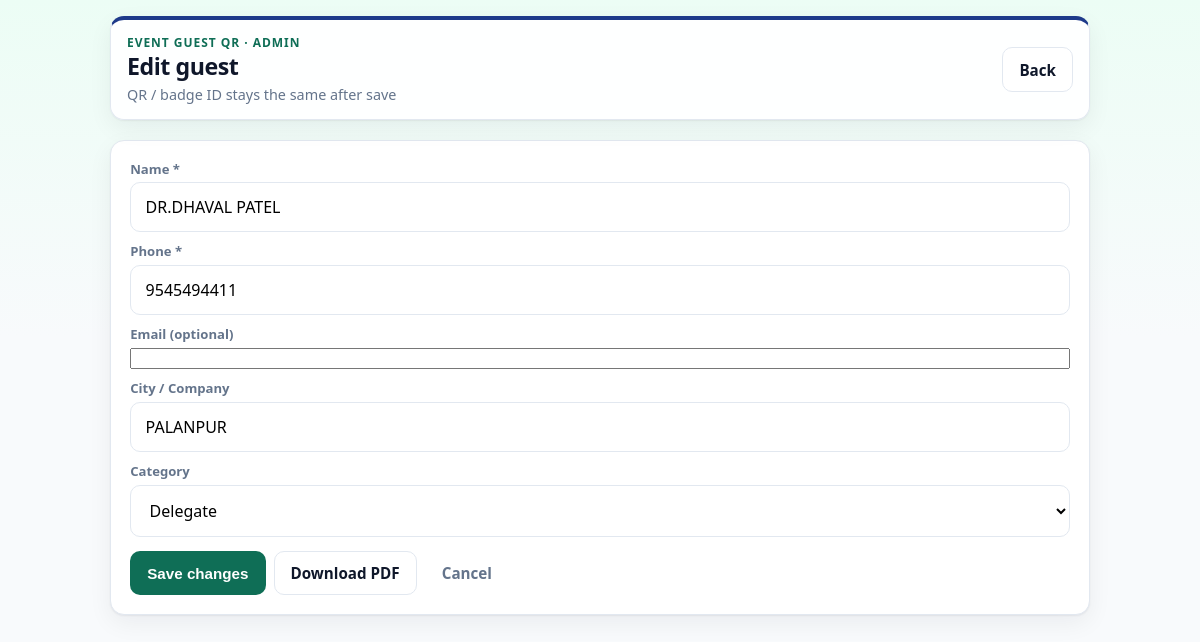
Screenshot of /guest/796/edit (signed in) with the database file from the repository.
### tables this page shows
CREATE TABLE guests (
            id INTEGER PRIMARY KEY AUTOINCREMENT,
            name TEXT NOT NULL,
            email TEXT NOT NULL,
            phone TEXT NOT NULL,
            meal TEXT NOT NULL,
            table_no TEXT NOT NULL,
            token TEXT NOT NULL UNIQUE,
            arrived INTEGER NOT NULL DEFAULT 0,
            arrived_at TEXT,
            lunch_claimed INTEGER NOT NULL DEFAULT 0,
            claimed_at TEXT,
            pdf_sent INTEGER NOT NULL DEFAULT 0,
            pdf_sent_at TEXT
        , dinner_claimed INTEGER NOT NULL DEFAULT 0, dinner_claimed_at TEXT, email_acked INTEGER NOT NULL DEFAULT 0, email_acked_at TEXT, specialty TEXT DEFAULT '', city TEXT DEFAULT '', designation TEXT DEFAULT '');

### app.py (the view, shortened to what this page needs)
@app.route("/guest/<int:guest_id>/edit", methods=["GET", "POST"])
@admin_required
def guest_edit(guest_id: int):
    guest = get_guest_by_id(guest_id)
    if guest is None:
        flash("Guest not found.", "bad")
        return redirect(url_for("home"))
    return render_template("guest_edit.html", guest=guest)

### app.py (called while the page is built, shortened)
def normalize_category(value: str | None) -> str:
    raw = (value or "").strip()
    if not raw:
        return "Delegate"
    mapped = CATEGORY_ALIASES.get(raw.lower())
    if mapped:
        return mapped
    for cat in CATEGORIES:
        if raw.lower() == cat.lower():
            return cat
    return "Delegate"

def get_db() -> sqlite3.Connection:
    conn = sqlite3.connect(DB_PATH)
    conn.row_factory = sqlite3.Row
    return conn

def admin_required(view):
    @wraps(view)
    def wrapped(*args, **kwargs):
        if not session.get("user"):
            return redirect(url_for("login", next=request.path))
        if session.get("role") != "admin":
            flash("Only admin can import guest data.", "bad")
            return redirect(url_for("home"))
        return view(*args, **kwargs)
    return wrapped

def get_guest_by_id(guest_id: int) -> sqlite3.Row | None:
    conn = get_db()
    guest = conn.execute(
        "SELECT * FROM guests WHERE id = ?", (guest_id,)
    ).fetchone()
    conn.close()
    return guest

def load_email_config() -> dict | None:
    resend_key = os.environ.get("RESEND_API_KEY", "").strip()
    env_user = os.environ.get("SMTP_USER", "").strip()
    env_pass = os.environ.get("SMTP_PASSWORD", "").strip().replace(" ", "")
    return None

def email_is_configured() -> bool:
    try:
        return load_email_config() is not None
    except Exception:  # noqa: BLE001
        return False

@app.context_processor
def inject_event():
    role = session.get("role")
    return {
        "event_name": EVENT_NAME,
        "event_date": EVENT_DATE,
        "event_venue": EVENT_VENUE,
        "email_ready": email_is_configured(),
        "staff_logged_in": bool(session.get("user")),
        "is_admin": role == "admin",
        "user_role": role,
        "categories": CATEGORIES,
        "category_colors": CATEGORY_COLORS,
        "normalize_category": normalize_category,
        "category_style": category_style,
    }

### templates/guest_edit.html (shortened to what this page needs)
{% extends "base.html" %}
{% block content %}
  <header class="app-header header-all">
    <div>
      <p class="brand">Event Guest QR · Admin</p>
      <h1>Edit guest</h1>
      <p class="sub">QR / badge ID stays the same after save</p>
    </div>
    <nav class="app-nav">
      <a class="btn secondary" href="{{ url_for('home', category=normalize_category(guest.designation)) }}">Back</a>
    </nav>
  </header>
  <div class="panel" style="margin-top: 0.75rem;">
    <form method="post" action="{{ url_for('guest_edit', guest_id=guest.id) }}" class="stack-form" style="display: grid; gap: 0.65rem;">
      <label class="field">
        <span class="field-label">Name *</span>
        <input type="text" name="name" value="{{ guest.name or '' }}" required autocomplete="name" />
      </label>
      <label class="field">
        <span class="field-label">Phone *</span>
        <input type="text" name="phone" value="{{ guest.phone or '' }}" required inputmode="tel" autocomplete="tel" />
      </label>
      <label class="field">
        <span class="field-label">Email (optional)</span>
        <input type="email" name="email" value="{{ guest.email or '' }}" autocomplete="email" />
      </label>
      <label class="field">
        <span class="field-label">City / Company</span>
        <input type="text" name="city" value="{{ guest.city or '' }}" />
      </label>
      <label class="field">
        <span class="field-label">Category</span>
        <select name="designation">
          {% for cat in categories %}
            <option value="{{ cat }}" {% if normalize_category(guest.designation) == cat %}selected{% endif %}>{{ cat }}</option>
          {% endfor %}
        </select>
      </label>
      <div style="display: flex; flex-wrap: wrap; gap: 0.5rem; margin-top: 0.25rem;">
        <button class="btn" type="submit">Save changes</button>
        <a class="btn secondary" href="{{ url_for('pdf_ticket', token=guest.token) }}">Download PDF</a>
        <a class="btn ghost" href="{{ url_for('home', category=normalize_category(guest.designation)) }}">Cancel</a>
      </div>
    </form>
  </div>
{% endblock %}

### static/style.css (style rules this page uses)
:root { --ink: #0f172a; --muted: #64748b; --line: #e2e8f0; --bg: #f8fafc; --card: #ffffff; --accent: #0f6e56; --accent-soft: #d1fae5; --glow-a: #ecfdf5; --glow-b: #f1f5f9; --warn: #c2410c; --warn-soft: #ffedd5; --bad: #be123c; --bad-soft: #ffe4e6; --ok: #047857; --ok-soft: #d1fae5; --shadow: 0 1px 2px rgba(15, 23, 42, 0.06), 0 8px 24px rgba(15, 23, 42, 0.06); --radius: 14px; }
* { box-sizing: border-box; }
html { -webkit-text-size-adjust: 100%; }
body { margin: 0; font-family: "Segoe UI", system-ui, -apple-system, sans-serif; color: var(--ink); background: linear-gradient(180deg, var(--glow-a) 0%, var(--bg) 42%); min-height: 100vh; }
a { color: var(--accent); text-decoration: none; }
.app-header { display: flex; justify-content: space-between; gap: 1rem; align-items: center; margin-bottom: 1.25rem; padding: 0.85rem 1rem; background: rgba(255, 255, 255, 0.92); border: 1px solid var(--line); border-top: 4px solid var(--accent); border-radius: var(--radius); backdrop-filter: blur(8px); box-shadow: var(--shadow); }
.app-header.header-all { border-top-color: #1e3a8a; }
.app-header .brand { margin: 0; font-size: 0.75rem; letter-spacing: 0.08em; text-transform: uppercase; color: var(--accent); font-weight: 700; }
.app-header h1 { margin: 0.15rem 0 0; font-size: clamp(1.15rem, 3vw, 1.45rem); line-height: 1.2; }
.app-header .sub { margin: 0.25rem 0 0; color: var(--muted); font-size: 0.9rem; }
.app-nav { display: flex; flex-wrap: wrap; gap: 0.45rem; }
.brand { font-size: 0.8rem; letter-spacing: 0.08em; text-transform: uppercase; color: var(--accent); font-weight: 700; margin: 0 0 0.3rem; }
h1 { margin: 0; font-size: clamp(1.4rem, 4vw, 1.9rem); line-height: 1.15; letter-spacing: -0.02em; }
.sub { margin: 0.4rem 0 0; color: var(--muted); line-height: 1.45; font-size: 0.95rem; }
.btn { display: inline-flex; align-items: center; justify-content: center; gap: 0.35rem; border: 1px solid transparent; border-radius: 10px; padding: 0.7rem 1rem; min-height: 44px; font-weight: 600; font-size: 0.95rem; cursor: pointer; text-decoration: none; background: var(--accent); color: #fff; touch-action: manipulation; }
.btn.secondary { background: #fff; color: var(--ink); border-color: var(--line); }
.btn.ghost { background: transparent; color: var(--muted); border-color: transparent; }
.panel { background: var(--card); border: 1px solid var(--line); border-radius: var(--radius); box-shadow: var(--shadow); padding: 1.15rem 1.2rem; margin-bottom: 1rem; }
.field { display: grid; gap: 0.3rem; }
.field-label { color: var(--muted); font-size: 0.82rem; font-weight: 700; }
input[type="text"], input[type="url"], input[type="password"], input[type="search"], input[type="file"], select { width: 100%; padding: 0.8rem 0.9rem; border: 1px solid var(--line); border-radius: 10px; font: inherit; font-size: 16px; background: #fff; }

### rows the page displays
guests: name "DR.DHAVAL PATEL", phone "9545494411", city "PALANPUR", designation "Delegate"
